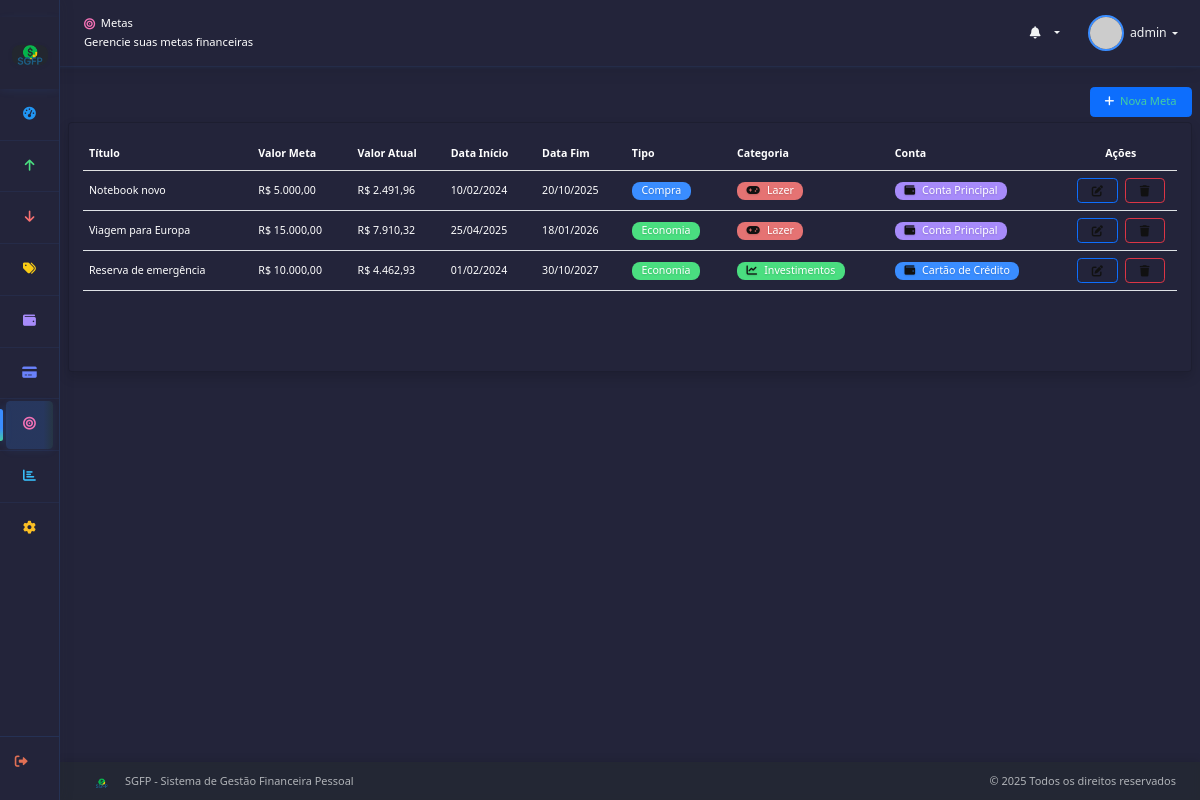
Screenshot of /metas/ (signed in) with the database file from the repository.
### core/models.py (models this page shows, shortened)
class Meta(models.Model):
    TIPO_CHOICES = [
        ('economia', 'Economia'),
        ('investimento', 'Investimento'),
        ('pagamento', 'Pagamento de Dívida'),
        ('compra', 'Compra'),
        ('outros', 'Outros'),
    ]
    id = models.UUIDField(primary_key=True, default=uuid.uuid4, editable=False)
    titulo = models.CharField(max_length=200)
    descricao = models.TextField(blank=True)
    valor_meta = models.DecimalField(max_digits=12, decimal_places=2, validators=[MinValueValidator(Decimal('0.01'))])
    valor_atual = models.DecimalField(max_digits=12, decimal_places=2, default=0)
    data_inicio = models.DateField()
    data_fim = models.DateField()
    tipo = models.CharField(max_length=20, choices=TIPO_CHOICES, default='economia')
    categoria = models.ForeignKey(Categoria, on_delete=models.SET_NULL, null=True, blank=True, related_name='metas')
    conta = models.ForeignKey(Conta, on_delete=models.SET_NULL, null=True, blank=True, related_name='metas')
    usuario = models.ForeignKey(User, on_delete=models.CASCADE, related_name='metas')
    ativo = models.BooleanField(default=True)
    data_criacao = models.DateTimeField(auto_now_add=True)
    data_atualizacao = models.DateTimeField(auto_now=True)
    class Meta:
        verbose_name = 'Meta'
        verbose_name_plural = 'Metas'
        ordering = ['data_fim', 'titulo']

class Categoria(models.Model):
    TIPO_CHOICES = [
        ('receita', 'Receita'),
        ('despesa', 'Despesa'),
        ('ambos', 'Ambos'),
    ]
    id = models.UUIDField(primary_key=True, default=uuid.uuid4, editable=False)
    nome = models.CharField(max_length=100)
    descricao = models.TextField(blank=True)
    tipo = models.CharField(max_length=10, choices=TIPO_CHOICES, default='ambos')
    cor = models.CharField(max_length=7, default='#007bff')  # Cor em hexadecimal
    icone = models.CharField(max_length=50, default='fas fa-tag')
    usuario = models.ForeignKey(User, on_delete=models.CASCADE, related_name='categorias')
    ativo = models.BooleanField(default=True)
    data_criacao = models.DateTimeField(auto_now_add=True)
    data_atualizacao = models.DateTimeField(auto_now=True)
    class Meta:
        verbose_name = 'Categoria'
        verbose_name_plural = 'Categorias'
        ordering = ['nome']
        unique_together = ['nome', 'usuario']

class Conta(models.Model):
    TIPO_CHOICES = [
        ('corrente', 'Conta Corrente'),
        ('poupanca', 'Conta Poupança'),
        ('investimento', 'Conta Investimento'),
        ('cartao_credito', 'Cartão de Crédito'),
        ('dinheiro', 'Dinheiro'),
        ('outros', 'Outros'),
    ]
    id = models.UUIDField(primary_key=True, default=uuid.uuid4, editable=False)
    nome = models.CharField(max_length=100)
    tipo = models.CharField(max_length=20, choices=TIPO_CHOICES, default='corrente')
    saldo_inicial = models.DecimalField(max_digits=12, decimal_places=2, default=0)
    saldo_atual = models.DecimalField(max_digits=12, decimal_places=2, default=0)
    descricao = models.TextField(blank=True)
    cor = models.CharField(max_length=7, default='#28a745')
    icone = models.CharField(max_length=50, default='fas fa-wallet')
    usuario = models.ForeignKey(User, on_delete=models.CASCADE, related_name='contas')
    ativo = models.BooleanField(default=True)
    data_criacao = models.DateTimeField(auto_now_add=True)
    data_atualizacao = models.DateTimeField(auto_now=True)
    class Meta:
        verbose_name = 'Conta'
        verbose_name_plural = 'Contas'
        ordering = ['nome']
        unique_together = ['nome', 'usuario']

### core/views.py (the view)
# urls.py: path('metas/', views.meta_list, name='meta_list'),
@login_required
def meta_list(request):
    metas = Meta.objects.filter(usuario=request.user, ativo=True).order_by('data_fim')
    per_page = request.GET.get('per_page')
    from django.core.paginator import Paginator
    try:
        per_page = int(per_page)
        if per_page < 1 or per_page > 100:
            per_page = 8
    except (TypeError, ValueError):
        per_page = 8
    paginator = Paginator(metas, per_page)
    page_number = request.GET.get('page')
    page_obj = paginator.get_page(page_number)
    return render(request, 'core/metas_list.html', {
        'metas': page_obj.object_list,
        'is_paginated': page_obj.has_other_pages(),
        'page_obj': page_obj,
        'paginator': paginator,
        'per_page': per_page,
    })

### templates/core/metas_list.html (shortened to what this page needs)
{% extends 'base.html' %}
{% load br_filters %}
{% block page_icon %}<i class="fas fa-bullseye"></i>{% endblock %}
{% block page_title %}Metas{% endblock %}
{% block page_greeting %}Gerencie suas metas financeiras{% endblock %}
{% block content %}
<div class="container-fluid">
    <div class="d-flex justify-content-end mb-2">
        <a href="{% url 'core:meta_create' %}" class="btn btn-primary">
            <i class="fas fa-plus me-2"></i>Nova Meta
        </a>
    </div>
    <div class="card shadow">
        <div class="card-body p-0">
                <table class="table table-hover">
                    <thead class="table-light">
                        <tr>
                            <th>Título</th>
                            <th>Valor Meta</th>
                            <th>Valor Atual</th>
                            <th>Data Início</th>
                            <th>Data Fim</th>
                            <th>Tipo</th>
                            <th>Categoria</th>
                            <th>Conta</th>
                            <th class="acoes-col">Ações</th>
                        </tr>
                    </thead>
                    <tbody>
                        {% for meta in metas %}
                        <tr>
                            <td>{{ meta.titulo }}</td>
                            <td>{{ meta.valor_meta|br_currency }}</td>
                            <td>{{ meta.valor_atual|br_currency }}</td>
                            <td>{{ meta.data_inicio|date:"d/m/Y" }}</td>
                            <td>{{ meta.data_fim|date:"d/m/Y" }}</td>
                            <td>
                                <span class="badge badge-meta-{{ meta.tipo|lower }}">
                                    {{ meta.get_tipo_display }}
                                </span>
                            </td>
                            <td>{% if meta.categoria %}
                                <span class="badge badge-categoria-{{ meta.categoria.tipo|lower }}">
                                    <i class="{{ meta.categoria.icone }} me-1"></i>{{ meta.categoria.nome }}
                                </span>
                            {% else %}-{% endif %}</td>
                            <td>{% if meta.conta %}
                                <span class="badge badge-conta-{{ meta.conta.tipo|lower }}">
                                    <i class="{{ meta.conta.icone }} me-1"></i>{{ meta.conta.nome }}
                                </span>
                            {% else %}-{% endif %}</td>
                            <td class="acoes-col">
                                <a href="{% url 'core:meta_update' meta.id %}" class="btn btn-sm btn-outline-primary" title="Editar">
                                    <i class="fas fa-edit"></i>
                                </a>
                                <a href="{% url 'core:meta_delete' meta.id %}" class="btn btn-sm btn-outline-danger" title="Excluir" onclick="return confirm('Tem certeza que deseja excluir esta meta?');">
                                    <i class="fas fa-trash"></i>
                                </a>
                            </td>
                        </tr>
                        {% endfor %}
                    </tbody>
                </table>
        </div>
    </div>
</div>
{% endblock %}

### templates/base.html (shortened to what this page needs)
{% load static %}
<!DOCTYPE html>
<html lang="pt-BR">
<head>
    <link href="https://cdn.jsdelivr.net/npm/bootstrap@5.3.0/dist/css/bootstrap.min.css" rel="stylesheet">
    <link href="https://cdnjs.cloudflare.com/ajax/libs/font-awesome/6.0.0/css/all.min.css" rel="stylesheet">
    <link href="{% static 'core/css/style.css' %}" rel="stylesheet">
    <link href="{% static 'core/css/dashboard-themes.css' %}" rel="stylesheet">
</head>
<body class="{% if tema_usuario %}{{ tema_usuario }}{% endif %}{% if icones_coloridos %} icones-coloridos{% endif %}"
      data-tela="{% if request.resolver_match.url_name == 'dashboard' %}dashboard{% elif 'receita' in request.resolver_match.url_name %}receitas{% elif 'despesa' in request.resolver_match.url_name %}despesas{% elif 'transferencia' in request.resolver_match.url_name %}transferencias{% elif 'categoria' in request.resolver_match.url_name %}categorias{% elif 'conta' in request.resolver_match.url_name %}contas{% elif 'cartao' in request.resolver_match.url_name or 'cartoes' in request.resolver_match.url_name %}cartoes{% elif 'meta' in request.resolver_match.url_name %}metas{% elif 'relatorio' in request.resolver_match.url_name %}relatorios{% elif request.resolver_match.app_name == 'configuracoes' %}configuracoes{% else %}padrao{% endif %}">
    {% if user.is_authenticated %}
    <nav id="sidebar" class="sidebar{% if not request.COOKIES.sidebar_expanded %} collapsed{% endif %}" aria-label="Menu principal" style="z-index: 1051; overflow-x: hidden;">
        <div class="sidebar-logo-container">
            <div id="sidebar-logo" class="sidebar-logo" style="cursor:pointer; user-select:none;" onclick="toggleSidebar()" aria-label="Expandir/Colapsar menu" tabindex="0">
                <img src="{% static 'icones/logo_Menu.png' %}" alt="Logo SGFP" class="sidebar-logo-img">
            </div>
        </div>
        <ul class="sidebar-menu" id="sidebarMenu">
            <li class="sidebar-item">
                <a class="sidebar-link {% if request.resolver_match.url_name == 'dashboard' %}active{% endif %}" href="{% url 'core:dashboard' %}" tabindex="0">
                    <i class="fas fa-tachometer-alt sidebar-icon"></i> <span class="sidebar-label">Dashboard</span>
                </a>
            </li>
            <li class="sidebar-item">
                <a class="sidebar-link {% if 'receita' in request.resolver_match.url_name %}active{% endif %}" href="{% url 'core:receita_list' %}" tabindex="0">
                    <i class="fas fa-arrow-up sidebar-icon"></i> <span class="sidebar-label">Receitas</span>
                </a>
            </li>
            <li class="sidebar-item">
                <a class="sidebar-link {% if 'despesa' in request.resolver_match.url_name %}active{% endif %}" href="{% url 'core:despesa_list' %}" tabindex="0">
                    <i class="fas fa-arrow-down sidebar-icon"></i> <span class="sidebar-label">Despesas</span>
                </a>
            </li>
            <li class="sidebar-item">
                <a class="sidebar-link {% if 'categoria' in request.resolver_match.url_name %}active{% endif %}" href="{% url 'core:categoria_list' %}" tabindex="0">
                    <i class="fas fa-tags sidebar-icon"></i> <span class="sidebar-label">Categorias</span>
                </a>
            </li>
            <li class="sidebar-item">
                <a class="sidebar-link {% if 'conta' in request.resolver_match.url_name %}active{% endif %}" href="{% url 'core:conta_list' %}" tabindex="0">
                    <i class="fas fa-wallet sidebar-icon"></i> <span class="sidebar-label">Contas</span>
                </a>
            </li>
            <li class="sidebar-item">
                <a class="sidebar-link {% if 'cartao' in request.resolver_match.url_name or 'cartoes' in request.resolver_match.url_name %}active{% endif %}" href="{% url 'core:cartoes_dashboard' %}" tabindex="0">
                    <i class="fas fa-credit-card sidebar-icon"></i> <span class="sidebar-label">Cartões</span>
                </a>
            </li>
            <li class="sidebar-item">
                <a class="sidebar-link {% if 'meta' in request.resolver_match.url_name %}active{% endif %}" href="{% url 'core:meta_list' %}" tabindex="0">
                    <i class="fas fa-bullseye sidebar-icon"></i> <span class="sidebar-label">Metas</span>
                </a>
            </li>
            <li class="sidebar-item">
                <a class="sidebar-link {% if 'relatorio' in request.resolver_match.url_name %}active{% endif %}" href="{% url 'core:relatorio_financeiro' %}" tabindex="0">
                    <i class="fas fa-chart-bar sidebar-icon"></i> <span class="sidebar-label">Relatórios</span>
                </a>
            </li>
            <li class="sidebar-item">
                <a class="sidebar-link {% if request.resolver_match.app_name == 'configuracoes' %}active{% endif %}" href="{% url 'configuracoes:home' %}" tabindex="0">
                    <i class="fas fa-cog sidebar-icon"></i> <span class="sidebar-label">Configurações</span>
                </a>
            </li>
        </ul>
        <div class="sidebar-logout">
            <form method="post" action="{% url 'logout' %}">
                <button type="submit" class="sidebar-link sidebar-logout-link" tabindex="0">
                    <i class="fas fa-sign-out-alt sidebar-icon"></i> <span class="sidebar-label">Sair</span>
                </button>
            </form>
        </div>
    </nav>
    {% endif %}
    <div class="main-content{% if not request.COOKIES.sidebar_expanded %} sidebar-collapsed{% endif %}">
        {% if user.is_authenticated %}
        <nav class="navbar peoplenet navbar-expand-lg w-100" style="width:100vw; left:0; right:0;">
            <div class="container-fluid px-3">
                <div class="d-flex align-items-center">
                    <a class="navbar-brand mb-0 h1 d-flex align-items-center" href="{% url 'core:dashboard' %}">
                        <div id="navbar-logo" class="navbar-logo" style="height: 48px; width: 48px; display: flex; align-items: center; justify-content: center; background: transparent; margin-left: 8px;">
                        </div>
                    </a>
                    <div id="navbar-page-title" class="navbar-page-title d-flex flex-column align-items-start ms-2" style="transition: margin-left 0.3s cubic-bezier(.4,2,.6,1);">
                        <div class="d-flex align-items-center">
                            {% block page_icon %}{% endblock %}
                            <span class="navbar-page-label ms-2">{% block page_title %}{% endblock %}</span>
                        </div>
                        <div class="navbar-page-greeting mt-1">{% block page_greeting %}{% endblock %}</div>
                    </div>
                </div>
                <div class="navbar-nav ms-auto flex-row align-items-center gap-2">
                    <div class="nav-item dropdown me-2">
                        <a class="nav-link dropdown-toggle position-relative" href="#" role="button" data-bs-toggle="dropdown">
                            <i class="fas fa-bell"></i>
                        </a>
                    </div>
                    <div class="nav-item dropdown">
                        <a class="nav-link dropdown-toggle d-flex align-items-center" href="#" role="button" data-bs-toggle="dropdown">
                            <img src="https://ui-avatars.com/api/?name={{ user.get_full_name|default:user.username }}&background=3A8DFF&color=fff&rounded=true&size=36" class="avatar me-2" alt="Avatar">
                            <span class="d-none d-md-inline" style="color: #F1F3F4;">{{ user.get_full_name|default:user.username }}</span>
                        </a>
                    </div>
                </div>
            </div>
        </nav>
        {% endif %}
        <main class="py-4">
            {% block content %}{% endblock %}
        </main>
        {% if user.is_authenticated %}
            <footer class="footer-fixed">
                <div class="container-fluid d-flex justify-content-between align-items-center p-0">
                    <div class="d-flex align-items-center">
                        <img src="{% static 'icones/logo_claro.png' %}" alt="Logo" style="height: 22px; margin-right: 8px;">
                        <span class="text-muted">SGFP - Sistema de Gestão Financeira Pessoal</span>
                    </div>
                    <div class="text-end">
                        <span class="text-muted">&copy; {% now "Y" %} Todos os direitos reservados</span>
                    </div>
                </div>
            </footer>
        {% endif %}
    </div>
</body>
</html>

### rows the page displays
Meta: titulo "Notebook novo", valor_meta|br_currency "R$ 5.000,00", valor_atual|br_currency "R$ 2.491,96", data_inicio "10/02/2024", data_fim "20/10/2025", tipo "Compra", categoria.nome "Lazer", conta.nome "Conta Principal"
Meta: titulo "Viagem para Europa", valor_meta|br_currency "R$ 15.000,00", valor_atual|br_currency "R$ 7.910,32", data_inicio "25/04/2025", data_fim "18/01/2026", tipo "Economia", categoria.nome "Lazer", conta.nome "Conta Principal"
Meta: titulo "Reserva de emergência", valor_meta|br_currency "R$ 10.000,00", valor_atual|br_currency "R$ 4.462,93", data_inicio "01/02/2024", data_fim "30/10/2027", tipo "Economia", categoria.nome "Investimentos", conta.nome "Cartão de Crédito"

### other values shown
{{ user.get_full_name|default:user.username }} "admin"
